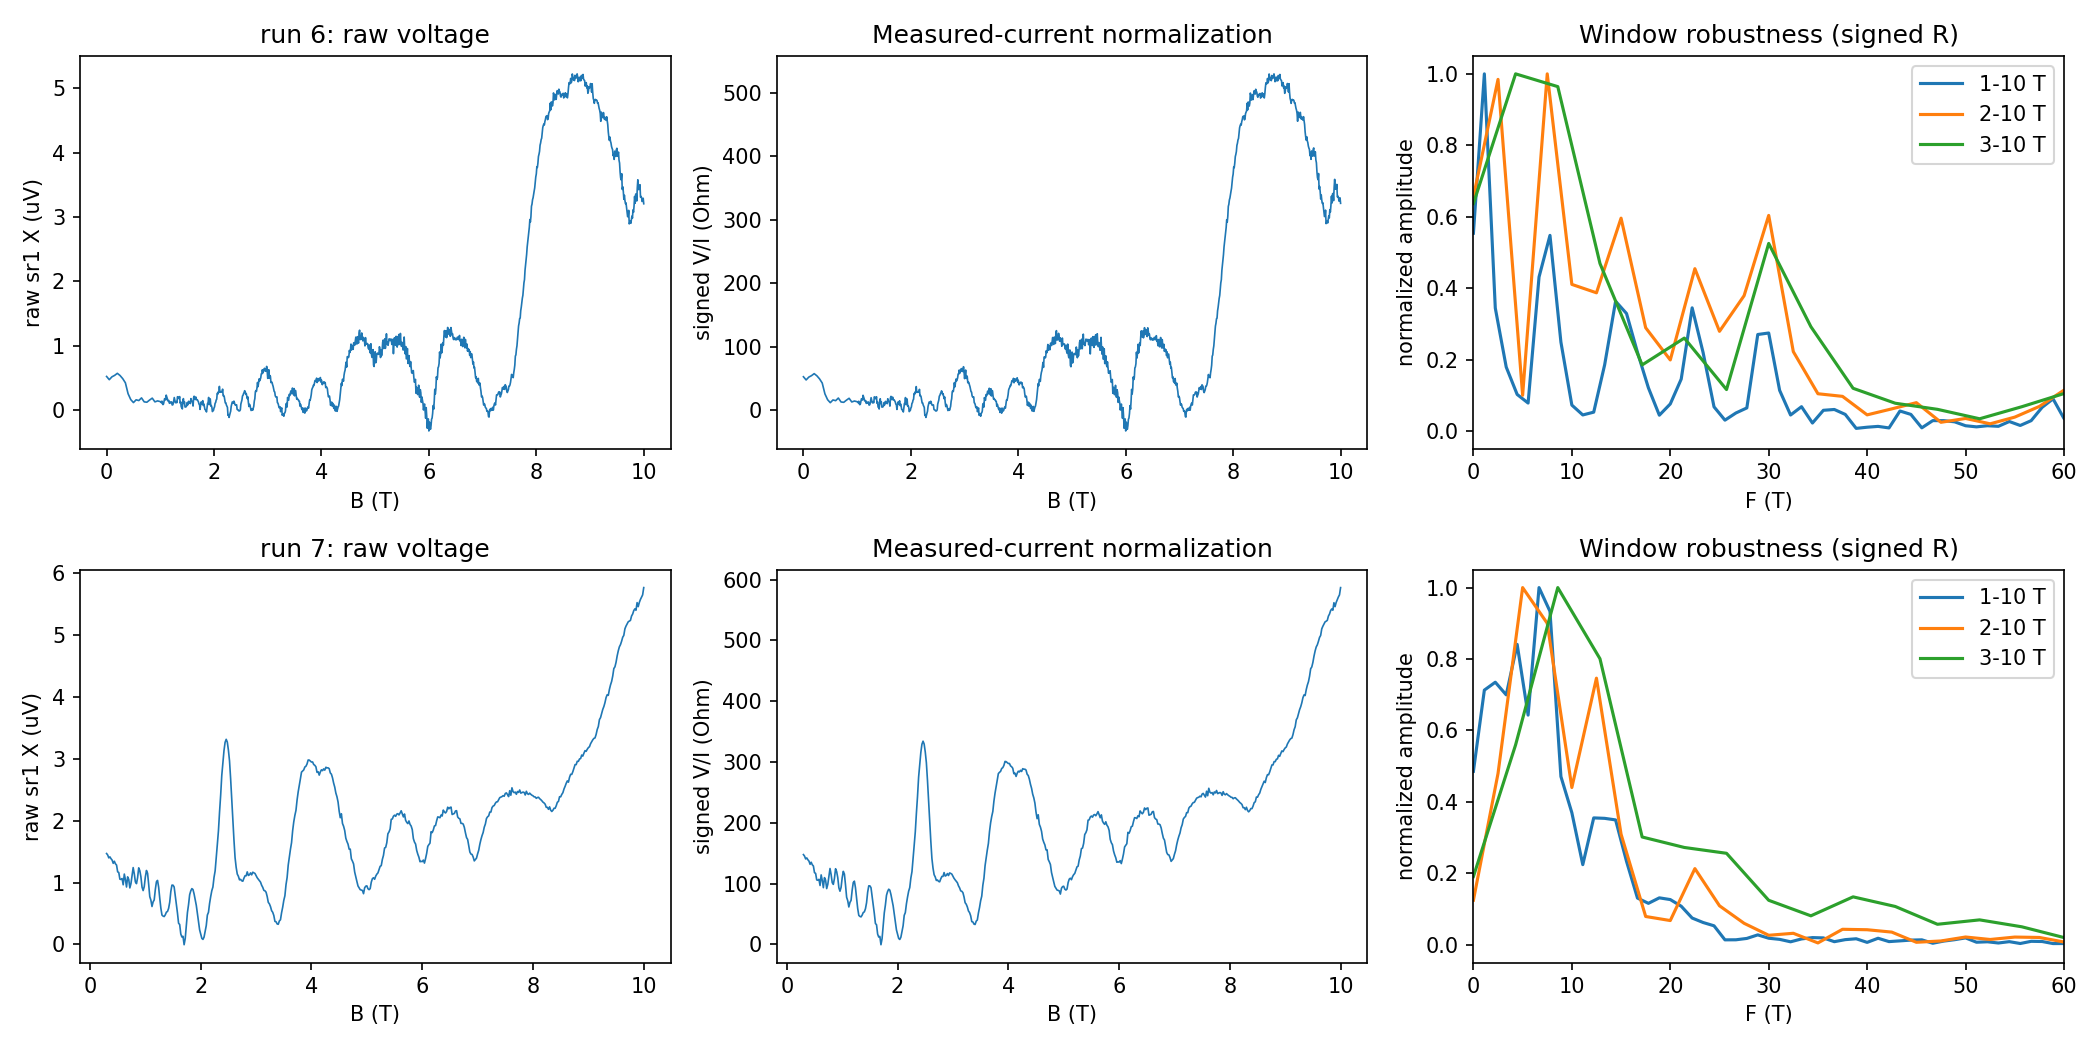

Write Python code to recreate this figure.
from pathlib import Path
import numpy as np
import matplotlib.pyplot as plt
from hera.analysis import open_run, resolve_channels, current_channel, sdh_fft, sdh_onset

root = Path.cwd()
fig, axs = plt.subplots(2, 3, figsize=(14, 7))
for row, rid in enumerate((6, 7)):
    r = open_run(root / 'data' / str(rid))
    ch = resolve_channels(r.meta); ci = current_channel(ch)
    cv = next(c for c in ch if c.cid == 'sr1')
    I = r.col(ci.col) / ci.gain
    R = (r.col(cv.col) / cv.gain) / I
    B = r.col('magnet_field')
    order = np.argsort(B); B, R = B[order], R[order]
    print('RUN', rid, 'rows', r.rows, 'interrupted', r.interrupted,
          'minutes', (r.data[-1,0]-r.data[0,0])/60,
          'I nA', np.percentile(I*1e9,[0,50,100]),
          'signed R Ohm', np.percentile(R,[0,50,100]))
    print('columns', r.cols)
    print('T', np.percentile(r.col('T_sample'), [0,50,100]))
    for gate in ('k_2400_tg_curr','k_2400_bg_curr'):
        print(gate, 'pA', np.percentile(r.col(gate)*1e12,[0,50,100]))
    axs[row,0].plot(B, r.col(cv.col)[order]*1e6, lw=.8)
    axs[row,0].set(xlabel='B (T)', ylabel='raw sr1 X (uV)', title=f'run {rid}: raw voltage')
    axs[row,1].plot(B,R,lw=.8)
    axs[row,1].set(xlabel='B (T)', ylabel='signed V/I (Ohm)', title='Measured-current normalization')
    for blo in (1., 2., 3.):
        f, spec = sdh_fft(R[:,None], B, b_range=(blo,10), log=False, nfft=2048, bg_degree=3)
        a = spec[0]; axs[row,2].plot(f, a/max(a), label=f'{blo:g}-10 T')
    axs[row,2].set(xlim=(0,60),xlabel='F (T)',ylabel='normalized amplitude',title='Window robustness (signed R)')
    axs[row,2].legend()
    try:
        onset = sdh_onset(R,B,b_lo=.5,r_full_scale=5000,bg_degree=3)
        print(onset.summary())
    except ValueError as e:
        print('ONSET NOT RESOLVED:', e)
fig.tight_layout()
fig.savefig(root/'hera_scratch'/'spot_review.png',dpi=150)
plt.show()
